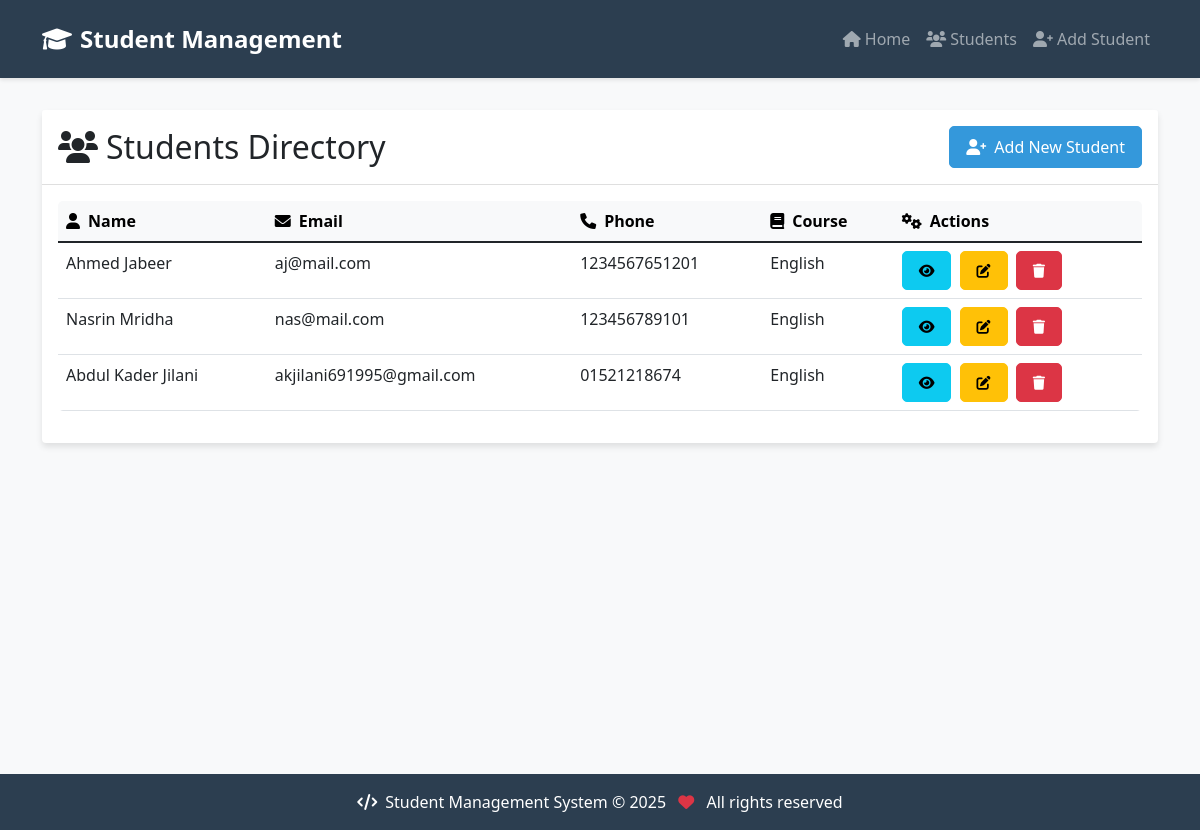
/students/, run on an earlier commit of the app's database.
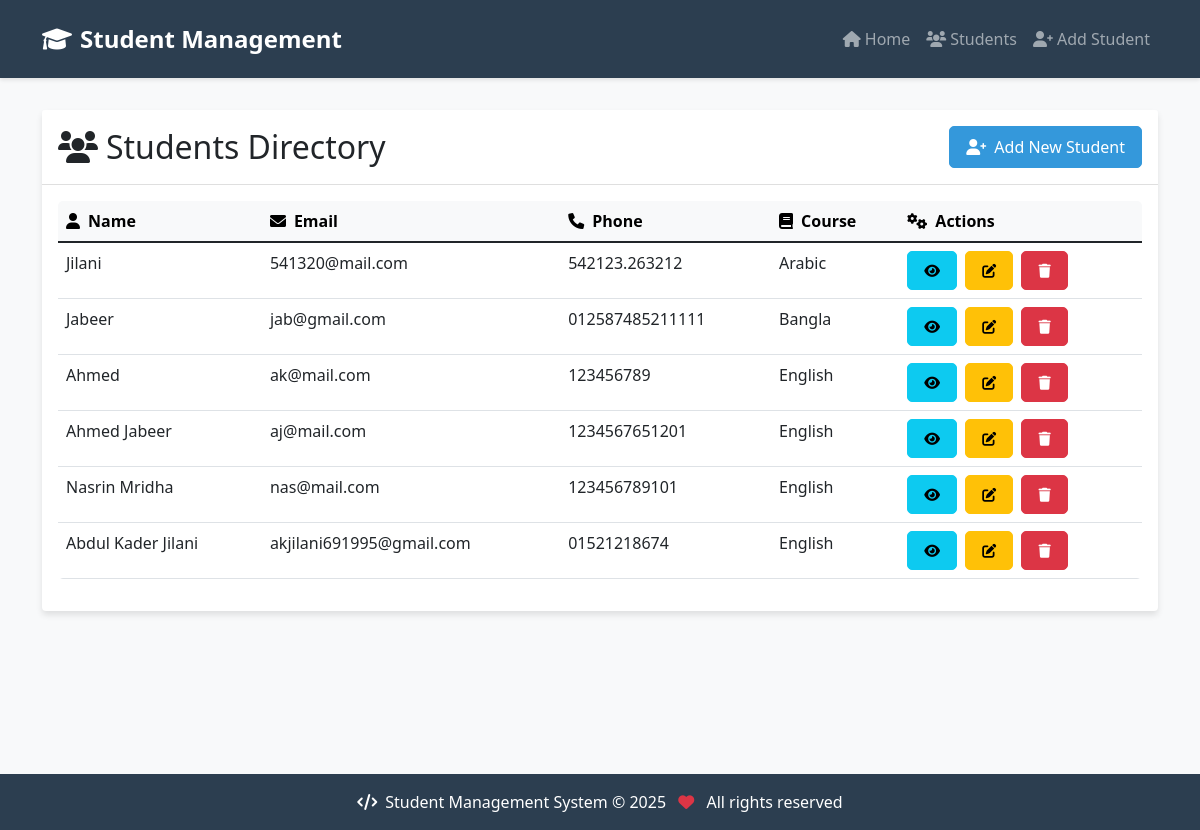
And on a later commit of the database.
### students/models.py (models this page shows, shortened)
class Student(models.Model):
    name = models.CharField(max_length=100)
    email = models.EmailField(unique=True)
    phone = models.CharField(max_length=15)
    course = models.CharField(max_length=50)
    created_at = models.DateTimeField(auto_now_add=True)
    updated_at = models.DateTimeField(auto_now=True)

### students/views.py (the view)
# urls.py: path('students/', StudentListView.as_view(), name='student-list'),
class StudentListView(ListView):
    model = Student
    template_name = 'students/student_list.html'
    context_object_name = 'students'
    ordering = ['-created_at']

### students/templates/students/student_list.html (shortened to what this page needs)
{% extends 'students/base.html' %}
{% block content %}
<div class="card">
    <div class="card-header bg-white d-flex justify-content-between align-items-center py-3">
        <h2 class="mb-0"><i class="fas fa-users me-2"></i>Students Directory</h2>
        <a href="{% url 'student-create' %}" class="btn btn-primary">
            <i class="fas fa-user-plus me-2"></i>Add New Student
        </a>
    </div>
    <div class="card-body">
        <div class="table-responsive">
            <table class="table table-hover">
                <thead class="table-light">
                    <tr>
                        <th>
                            <i class="fas fa-user me-2"></i>Name
                        </th>
                        <th>
                            <i class="fas fa-envelope me-2"></i>Email
                        </th>
                        <th>
                            <i class="fas fa-phone me-2"></i>Phone
                        </th>
                        <th>
                            <i class="fas fa-book me-2"></i>Course
                        </th>
                        <th>
                            <i class="fas fa-cogs me-2"></i>Actions
                        </th>
                    </tr>
                </thead>
                <tbody>
                    {% for student in students %}
                    <tr>
                        <td>{{ student.name }}</td>
                        <td>{{ student.email }}</td>
                        <td>{{ student.phone }}</td>
                        <td>{{ student.course }}</td>
                        <td>
                            <a href="{% url 'student-detail' student.pk %}" class="btn btn-info btn-sm me-1">
                                <i class="fas fa-eye"></i>
                            </a>
                            <a href="{% url 'student-update' student.pk %}" class="btn btn-warning btn-sm me-1">
                                <i class="fas fa-edit"></i>
                            </a>
                            <a href="{% url 'student-delete' student.pk %}" class="btn btn-danger btn-sm">
                                <i class="fas fa-trash"></i>
                            </a>
                        </td>
                    </tr>
                    {% endfor %}
                </tbody>
            </table>
        </div>
    </div>
</div>
{% endblock %}

What changed in the data, as far as the page shows it:
added Student: name "Jilani", email "541320@mail.com", phone "542123.263212", course "Arabic"
added Student: name "Jabeer", email "jab@gmail.com", phone "012587485211111", course "Bangla"
added Student: name "Ahmed", email "ak@mail.com", phone "123456789", course "English"
